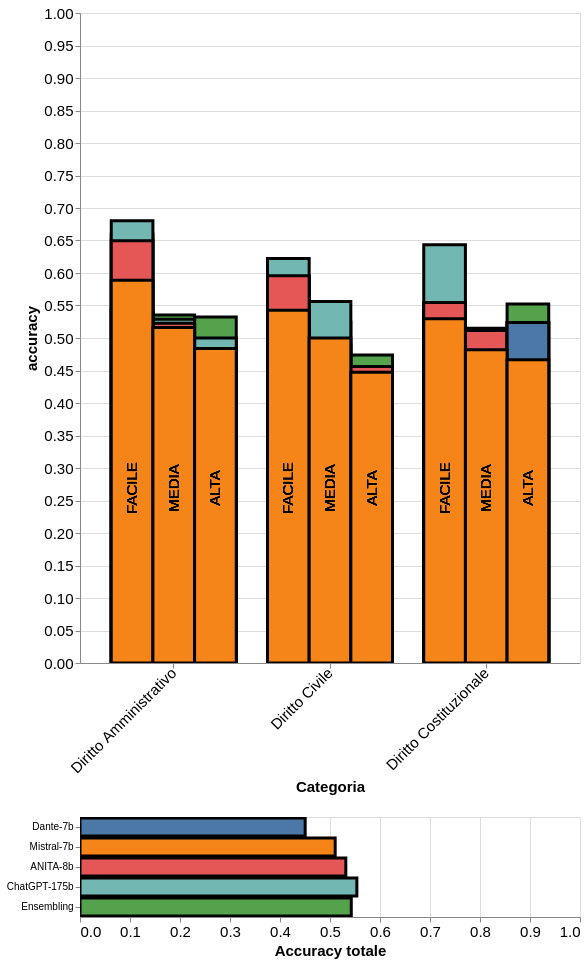

Vega-Lite specification stored for this chart:
### Vega-Lite specification from a JSON file in a GitHub repository (floating-point values rounded to 4 significant figures; data arrays with more than 128 entries replaced by an {"elided": "..."} marker saying what was removed)
{"config": {"view": {"continuousWidth": 300, "continuousHeight": 300}}, "vconcat": [{"layer": [{"data": {"name": "data-321ea3e673a74c379310de8357970e7a"}, "mark": {"type": "bar", "clip": true, "color": "lightgrey", "filled": true, "opacity": 0.7, "stroke": "black", "strokeWidth": 2}, "encoding": {"color": {"condition": {"param": "param_65", "empty": true, "field": "modello", "type": "nominal"}, "value": null}, "strokeWidth": {"condition": {"param": "param_65", "value": 3, "empty": true}, "value": 0}, "tooltip": [{"field": "argomento", "type": "nominal"}, {"field": "accuracy", "type": "quantitative"}, {"field": "modello", "type": "nominal"}, {"field": "alpha", "type": "quantitative"}, {"field": "RAG", "type": "nominal"}], "x": {"field": "argomento", "title": "Categoria", "type": "nominal"}, "xOffset": {"field": "difficoltà", "sort": ["FACILE", "MEDIA", "ALTA"], "type": "nominal"}, "y": {"axis": {"labels": true, "labelFontSize": 15}, "field": "accuracy", "scale": {"domain": [0, 1]}, "stack": false, "title": "accuracy", "type": "quantitative"}}, "name": "view_61", "transform": [{"filter": {"param": "Alpha"}}]}, {"data": {"name": "data-be636ae328d9c219782e4df204b3b533"}, "mark": {"type": "bar", "clip": true, "color": "lightgrey", "filled": true, "stroke": "black", "strokeWidth": 3}, "encoding": {"color": {"condition": {"param": "param_65", "empty": true, "field": "modello", "type": "nominal"}, "value": null}, "strokeWidth": {"condition": {"param": "param_65", "value": 3, "empty": true}, "value": 0}, "tooltip": [{"field": "argomento", "type": "nominal"}, {"field": "accuracy", "type": "quantitative"}, {"field": "modello", "type": "nominal"}, {"field": "alpha", "type": "quantitative"}, {"field": "RAG", "type": "nominal"}], "x": {"axis": {"labelAngle": -45, "labelFontSize": 15, "labels": true}, "field": "argomento", "title": "Categoria", "type": "nominal"}, "xOffset": {"field": "difficoltà", "sort": ["FACILE", "MEDIA", "ALTA"], "type": "nominal"}, "y": {"axis": {"labelFontSize": 20, "titleFontSize": 15}, "field": "accuracy", "scale": {"domain": [0, 1]}, "stack": false, "title": "accuracy", "type": "quantitative"}}}, {"data": {"name": "data-be636ae328d9c219782e4df204b3b533"}, "mark": {"type": "text", "angle": 270, "dx": -150, "dy": 0, "fontSize": 15}, "encoding": {"text": {"field": "difficoltà", "type": "nominal"}, "x": {"axis": {"labelFontSize": 15, "titleFontSize": 15}, "field": "argomento", "title": "Categoria", "type": "nominal"}, "xOffset": {"field": "difficoltà", "sort": ["FACILE", "MEDIA", "ALTA"], "type": "nominal"}}}], "height": 650, "width": 500}, {"layer": [{"data": {"name": "data-321ea3e673a74c379310de8357970e7a"}, "mark": {"type": "bar", "tooltip": true}, "encoding": {"color": {"condition": {"param": "param_65", "empty": true, "field": "modello", "type": "nominal"}, "value": "lightgray"}, "tooltip": [{"field": "modello", "type": "nominal"}, {"field": "accuracy_modello", "type": "quantitative"}], "x": {"axis": {"labelFontSize": 15, "tickCount": 10, "titleFontSize": 15}, "field": "tot_population", "scale": {"domain": [0, 1]}, "title": "Accuracy totale", "type": "quantitative"}, "y": {"field": "modello", "sort": ["Dante-7b", "Mistral-7b", "ANITA-8b", "ChatGPT-175b", "Ensembling"], "type": "nominal"}}, "name": "view_62", "transform": [{"filter": {"param": "Alpha"}}, {"aggregate": [{"op": "mean", "field": "accuracy_argomento", "as": "tot_population"}, {"op": "mean", "field": "accuracy_modello", "as": "accuracy_modello"}], "groupby": ["modello"]}]}, {"data": {"name": "data-be636ae328d9c219782e4df204b3b533"}, "mark": {"type": "bar", "clip": true, "fontSize": 15, "stroke": "black", "strokeWidth": 3, "tooltip": true}, "encoding": {"color": {"condition": {"param": "param_65", "empty": true, "field": "modello", "type": "nominal", "title": "Modello", "scale": {"domain": ["Dante-7b", "Mistral-7b", "ANITA-8b", "ChatGPT-175b", "Ensembling"]}, "legend": null}, "value": null}, "tooltip": [{"field": "modello", "type": "nominal"}, {"field": "accuracy_modello", "type": "quantitative"}], "x": {"axis": {"labelFontSize": 10, "tickCount": 10, "titleFontSize": 10}, "field": "tot_population", "scale": {"domain": [0, 1]}, "title": "Accuracy totale", "type": "quantitative"}, "y": {"field": "modello", "sort": ["Dante-7b", "Mistral-7b", "ANITA-8b", "ChatGPT-175b", "Ensembling"], "title": null, "type": "nominal"}}, "transform": [{"aggregate": [{"op": "mean", "field": "accuracy_argomento", "as": "tot_population"}, {"op": "mean", "field": "accuracy_modello", "as": "accuracy_modello"}], "groupby": ["modello"]}]}], "width": 500}], "params": [{"name": "param_66", "select": {"type": "interval"}, "views": ["view_61"]}, {"name": "param_65", "select": {"type": "point", "encodings": ["color"]}, "views": ["view_62"]}, {"name": "Alpha", "select": {"type": "point", "fields": ["alpha"]}, "bind": {"input": "range", "max": 1.0, "min": 0.0, "name": "Alpha: ", "step": 0.25}, "value": [{"Alpha": 0.0}], "views": ["view_62"]}], "$schema": "https://vega.github.io/schema/vega-lite/v5.17.0.json", "datasets": {"data-321ea3e673a74c379310de8357970e7a": {"elided": "225 records"}, "data-be636ae328d9c219782e4df204b3b533": [{"modello": "Ensembling", "RAG": false, "argomento": "Diritto Civile", "difficoltà": "FACILE", "alpha": null, "accuracy": 0.5957, "accuracy_argomento": 0.5375, "accuracy_modello": 0.5375}, {"modello": "Ensembling", "RAG": false, "argomento": "Diritto Civile", "difficoltà": "MEDIA", "alpha": null, "accuracy": 0.5246, "accuracy_argomento": 0.5375, "accuracy_modello": 0.5375}, {"modello": "Ensembling", "RAG": false, "argomento": "Diritto Civile", "difficoltà": "ALTA", "alpha": null, "accuracy": 0.4737, "accuracy_argomento": 0.5375, "accuracy_modello": 0.5375}, {"modello": "Ensembling", "RAG": false, "argomento": "Diritto Costituzionale", "difficoltà": "FACILE", "alpha": null, "accuracy": 0.5446, "accuracy_argomento": 0.5164, "accuracy_modello": 0.5164}, {"modello": "Ensembling", "RAG": false, "argomento": "Diritto Costituzionale", "difficoltà": "MEDIA", "alpha": null, "accuracy": 0.4851, "accuracy_argomento": 0.5164, "accuracy_modello": 0.5164}, {"modello": "Ensembling", "RAG": false, "argomento": "Diritto Costituzionale", "difficoltà": "ALTA", "alpha": null, "accuracy": 0.5524, "accuracy_argomento": 0.5164, "accuracy_modello": 0.5164}, {"modello": "Ensembling", "RAG": false, "argomento": "Diritto Amministrativo", "difficoltà": "FACILE", "alpha": null, "accuracy": 0.6599, "accuracy_argomento": 0.5737, "accuracy_modello": 0.5737}, {"modello": "Ensembling", "RAG": false, "argomento": "Diritto Amministrativo", "difficoltà": "MEDIA", "alpha": null, "accuracy": 0.5355, "accuracy_argomento": 0.5737, "accuracy_modello": 0.5737}, {"modello": "Ensembling", "RAG": false, "argomento": "Diritto Amministrativo", "difficoltà": "ALTA", "alpha": null, "accuracy": 0.5323, "accuracy_argomento": 0.5737, "accuracy_modello": 0.5737}, {"modello": "ChatGPT-175b", "RAG": false, "argomento": "Diritto Civile", "difficoltà": "FACILE", "alpha": null, "accuracy": 0.6223, "accuracy_argomento": 0.5546, "accuracy_modello": 0.5546}, {"modello": "ChatGPT-175b", "RAG": false, "argomento": "Diritto Civile", "difficoltà": "MEDIA", "alpha": null, "accuracy": 0.5563, "accuracy_argomento": 0.5546, "accuracy_modello": 0.5546}, {"modello": "ChatGPT-175b", "RAG": false, "argomento": "Diritto Civile", "difficoltà": "ALTA", "alpha": null, "accuracy": 0.4386, "accuracy_argomento": 0.5546, "accuracy_modello": 0.5546}, {"modello": "ChatGPT-175b", "RAG": false, "argomento": "Diritto Costituzionale", "difficoltà": "FACILE", "alpha": null, "accuracy": 0.6436, "accuracy_argomento": 0.5361, "accuracy_modello": 0.5361}, {"modello": "ChatGPT-175b", "RAG": false, "argomento": "Diritto Costituzionale", "difficoltà": "MEDIA", "alpha": null, "accuracy": 0.5149, "accuracy_argomento": 0.5361, "accuracy_modello": 0.5361}, {"modello": "ChatGPT-175b", "RAG": false, "argomento": "Diritto Costituzionale", "difficoltà": "ALTA", "alpha": null, "accuracy": 0.3905, "accuracy_argomento": 0.5361, "accuracy_modello": 0.5361}, {"modello": "ChatGPT-175b", "RAG": false, "argomento": "Diritto Amministrativo", "difficoltà": "FACILE", "alpha": null, "accuracy": 0.6802, "accuracy_argomento": 0.5705, "accuracy_modello": 0.5705}, {"modello": "ChatGPT-175b", "RAG": false, "argomento": "Diritto Amministrativo", "difficoltà": "MEDIA", "alpha": null, "accuracy": 0.529, "accuracy_argomento": 0.5705, "accuracy_modello": 0.5705}, {"modello": "ChatGPT-175b", "RAG": false, "argomento": "Diritto Amministrativo", "difficoltà": "ALTA", "alpha": null, "accuracy": 0.5, "accuracy_argomento": 0.5705, "accuracy_modello": 0.5705}, {"modello": "ANITA-8b", "RAG": false, "argomento": "Diritto Civile", "difficoltà": "FACILE", "alpha": null, "accuracy": 0.5957, "accuracy_argomento": 0.5171, "accuracy_modello": 0.5171}, {"modello": "ANITA-8b", "RAG": false, "argomento": "Diritto Civile", "difficoltà": "MEDIA", "alpha": null, "accuracy": 0.4894, "accuracy_argomento": 0.5171, "accuracy_modello": 0.5171}, {"modello": "ANITA-8b", "RAG": false, "argomento": "Diritto Civile", "difficoltà": "ALTA", "alpha": null, "accuracy": 0.4561, "accuracy_argomento": 0.5171, "accuracy_modello": 0.5171}, {"modello": "ANITA-8b", "RAG": false, "argomento": "Diritto Costituzionale", "difficoltà": "FACILE", "alpha": null, "accuracy": 0.5545, "accuracy_argomento": 0.5279, "accuracy_modello": 0.5279}, {"modello": "ANITA-8b", "RAG": false, "argomento": "Diritto Costituzionale", "difficoltà": "MEDIA", "alpha": null, "accuracy": 0.5116, "accuracy_argomento": 0.5279, "accuracy_modello": 0.5279}, {"modello": "ANITA-8b", "RAG": false, "argomento": "Diritto Costituzionale", "difficoltà": "ALTA", "alpha": null, "accuracy": 0.5238, "accuracy_argomento": 0.5279, "accuracy_modello": 0.5279}, {"modello": "ANITA-8b", "RAG": false, "argomento": "Diritto Amministrativo", "difficoltà": "FACILE", "alpha": null, "accuracy": 0.6497, "accuracy_argomento": 0.5499, "accuracy_modello": 0.5499}, {"modello": "ANITA-8b", "RAG": false, "argomento": "Diritto Amministrativo", "difficoltà": "MEDIA", "alpha": null, "accuracy": 0.5226, "accuracy_argomento": 0.5499, "accuracy_modello": 0.5499}, {"modello": "ANITA-8b", "RAG": false, "argomento": "Diritto Amministrativo", "difficoltà": "ALTA", "alpha": null, "accuracy": 0.4597, "accuracy_argomento": 0.5499, "accuracy_modello": 0.5499}, {"modello": "Dante-7b", "RAG": false, "argomento": "Diritto Civile", "difficoltà": "FACILE", "alpha": null, "accuracy": 0.5053, "accuracy_argomento": 0.4522, "accuracy_modello": 0.4522}, {"modello": "Dante-7b", "RAG": false, "argomento": "Diritto Civile", "difficoltà": "MEDIA", "alpha": null, "accuracy": 0.4366, "accuracy_argomento": 0.4522, "accuracy_modello": 0.4522}, {"modello": "Dante-7b", "RAG": false, "argomento": "Diritto Civile", "difficoltà": "ALTA", "alpha": null, "accuracy": 0.4035, "accuracy_argomento": 0.4522, "accuracy_modello": 0.4522}, {"modello": "Dante-7b", "RAG": false, "argomento": "Diritto Costituzionale", "difficoltà": "FACILE", "alpha": null, "accuracy": 0.4703, "accuracy_argomento": 0.4361, "accuracy_modello": 0.4361}, {"modello": "Dante-7b", "RAG": false, "argomento": "Diritto Costituzionale", "difficoltà": "MEDIA", "alpha": null, "accuracy": 0.3828, "accuracy_argomento": 0.4361, "accuracy_modello": 0.4361}, {"modello": "Dante-7b", "RAG": false, "argomento": "Diritto Costituzionale", "difficoltà": "ALTA", "alpha": null, "accuracy": 0.5238, "accuracy_argomento": 0.4361, "accuracy_modello": 0.4361}, {"modello": "Dante-7b", "RAG": false, "argomento": "Diritto Amministrativo", "difficoltà": "FACILE", "alpha": null, "accuracy": 0.5431, "accuracy_argomento": 0.4628, "accuracy_modello": 0.4628}, {"modello": "Dante-7b", "RAG": false, "argomento": "Diritto Amministrativo", "difficoltà": "MEDIA", "alpha": null, "accuracy": 0.429, "accuracy_argomento": 0.4628, "accuracy_modello": 0.4628}, {"modello": "Dante-7b", "RAG": false, "argomento": "Diritto Amministrativo", "difficoltà": "ALTA", "alpha": null, "accuracy": 0.4194, "accuracy_argomento": 0.4628, "accuracy_modello": 0.4628}, {"modello": "Mistral-7b", "RAG": false, "argomento": "Diritto Civile", "difficoltà": "FACILE", "alpha": null, "accuracy": 0.5426, "accuracy_argomento": 0.5034, "accuracy_modello": 0.5034}, {"modello": "Mistral-7b", "RAG": false, "argomento": "Diritto Civile", "difficoltà": "MEDIA", "alpha": null, "accuracy": 0.5, "accuracy_argomento": 0.5034, "accuracy_modello": 0.5034}, {"modello": "Mistral-7b", "RAG": false, "argomento": "Diritto Civile", "difficoltà": "ALTA", "alpha": null, "accuracy": 0.4474, "accuracy_argomento": 0.5034, "accuracy_modello": 0.5034}, {"modello": "Mistral-7b", "RAG": false, "argomento": "Diritto Costituzionale", "difficoltà": "FACILE", "alpha": null, "accuracy": 0.5297, "accuracy_argomento": 0.4951, "accuracy_modello": 0.4951}, {"modello": "Mistral-7b", "RAG": false, "argomento": "Diritto Costituzionale", "difficoltà": "MEDIA", "alpha": null, "accuracy": 0.4818, "accuracy_argomento": 0.4951, "accuracy_modello": 0.4951}, {"modello": "Mistral-7b", "RAG": false, "argomento": "Diritto Costituzionale", "difficoltà": "ALTA", "alpha": null, "accuracy": 0.4667, "accuracy_argomento": 0.4951, "accuracy_modello": 0.4951}, {"modello": "Mistral-7b", "RAG": false, "argomento": "Diritto Amministrativo", "difficoltà": "FACILE", "alpha": null, "accuracy": 0.5888, "accuracy_argomento": 0.5325, "accuracy_modello": 0.5325}, {"modello": "Mistral-7b", "RAG": false, "argomento": "Diritto Amministrativo", "difficoltà": "MEDIA", "alpha": null, "accuracy": 0.5161, "accuracy_argomento": 0.5325, "accuracy_modello": 0.5325}, {"modello": "Mistral-7b", "RAG": false, "argomento": "Diritto Amministrativo", "difficoltà": "ALTA", "alpha": null, "accuracy": 0.4839, "accuracy_argomento": 0.5325, "accuracy_modello": 0.5325}]}}
